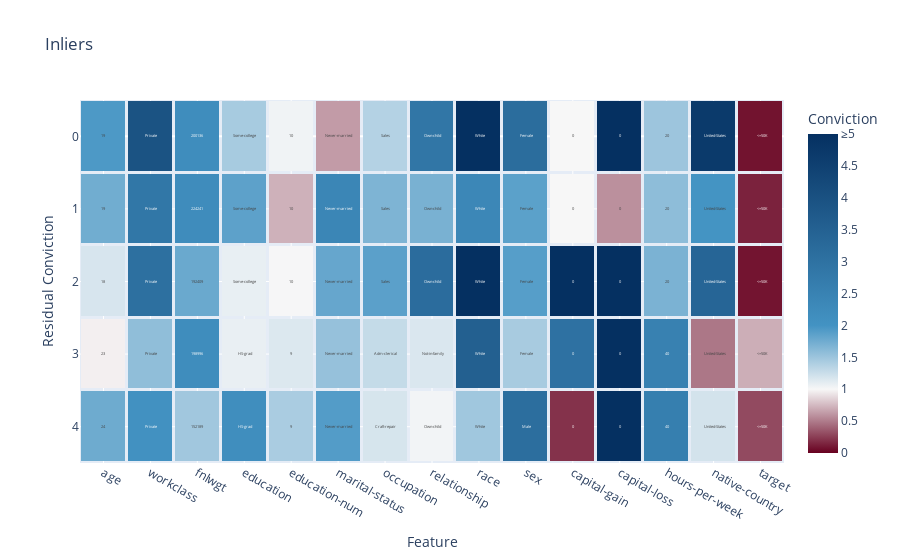

The notebook cell this image was saved under:
### Code cell
plot_anomalies(inliers, local_case_feature_residual_convictions, title="Inliers", yaxis_title="Residual Conviction")

### Figure 1 — Plotly figure (JSON) as saved in the notebook; plotly's stock layout.template omitted (floating-point values rounded to 4 significant figures)
{"data": [{"coloraxis": "coloraxis", "hovertemplate": "Conviction=%{z}", "name": "Outliers", "text": [["19", " Private", "200136", " Some-college", "10", " Never-married", " Sales", " Own-child", " White", " Female", "0", "0", "20", " United-States", " <=50K", "0.14246916201872253", "235", "e2137036-b16c-4ec0-9a89-55717650f6ef", "0.7136924719125202", "inlier"], ["19", " Private", "224241", " Some-college", "10", " Never-married", " Sales", " Own-child", " White", " Female", "0", "0", "20", " United-States", " <=50K", "0.1616000619951543", "61", "e2137036-b16c-4ec0-9a89-55717650f6ef", "0.9279854613905848", "inlier"], ["18", " Private", "192409", " Some-college", "10", " Never-married", " Sales", " Own-child", " White", " Female", "0", "0", "20", " United-States", " <=50K", "0.1724993877811143", "582", "e2137036-b16c-4ec0-9a89-55717650f6ef", "1.0732957267367116", "inlier"], ["23", " Private", "198996", " HS-grad", "9", " Never-married", " Adm-clerical", " Not-in-family", " White", " Female", "0", "0", "40", " United-States", " <=50K", "0.19823634505575197", "717", "e2137036-b16c-4ec0-9a89-55717650f6ef", "1.5505640817451576", "inlier"], ["24", " Private", "152189", " HS-grad", "9", " Never-married", " Craft-repair", " Own-child", " White", " Male", "0", "0", "40", " United-States", " <=50K", "0.20801950132572322", "596", "e2137036-b16c-4ec0-9a89-55717650f6ef", "1.6527265536919764", "inlier"]], "texttemplate": "%{text}", "type": "heatmap", "x": ["age", "workclass", "fnlwgt", "education", "education-num", "marital-status", "occupation", "relationship", "race", "sex", "capital-gain", "capital-loss", "hours-per-week", "native-country", "target"], "xgap": 3, "y": [0, 1, 2, 3, 4], "ygap": 3, "z": [[1.943, 3.954, 2.176, 1.442, 1.037, 0.6294, 1.371, 2.883, 6.465, 3.164, 1, 13.82, 1.498, 4.695, 0.07498], [1.742, 2.858, 2.216, 1.858, 0.7169, 2.396, 1.674, 1.702, 2.357, 1.864, 1, 0.5834, 1.581, 1.992, 0.1396], [1.176, 3.071, 1.784, 1.083, 1.006, 1.806, 1.866, 3.167, 5.443, 1.893, 135.2, 6.015, 1.687, 3.389, 0.07989], [0.9688, 1.574, 2.19, 1.076, 1.15, 1.536, 1.283, 1.163, 3.549, 1.439, 3.025, 5.648, 2.548, 0.4801, 0.704], [1.763, 2.05, 1.479, 2.145, 1.43, 1.912, 1.185, 1.028, 1.483, 3.118, 0.2015, 9.089, 2.61, 1.202, 0.3016]]}], "layout": {"coloraxis": {"cmax": 5, "cmin": 0, "colorbar": {"ticktext": ["0", "0.5", "1", "1.5", "2", "2.5", "3", "3.5", "4", "4.5", "≥5"], "tickvals": [0, 0.5, 1, 1.5, 2, 2.5, 3, 3.5, 4, 4.5, 5], "title": {"text": "Conviction"}}, "colorscale": [[0, "rgb(103,0,31)"], [0.2, "rgb(247, 247, 247)"], [0.4, "rgb(67,147,195)"], [1, "rgb(5,48,97)"]]}, "title": {"text": "Inliers"}, "xaxis": {"anchor": "y", "domain": [0, 1], "title": {"text": "Feature"}}, "yaxis": {"anchor": "x", "autorange": "reversed", "domain": [0, 1], "title": {"text": "Residual Conviction"}}}}
